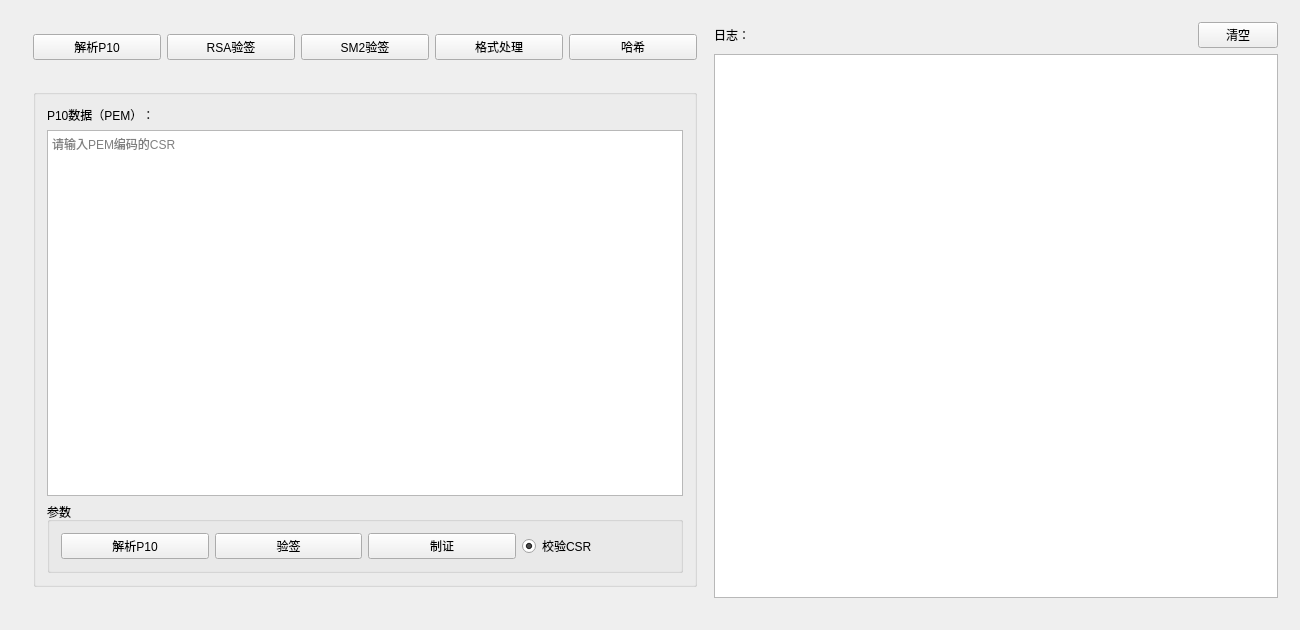
<?xml version="1.0" encoding="UTF-8"?>
<ui version="4.0">
 <class>MainWindow</class>
 <widget class="QMainWindow" name="MainWindow">
  <property name="geometry">
   <rect>
    <x>0</x>
    <y>0</y>
    <width>1300</width>
    <height>630</height>
   </rect>
  </property>
  <property name="sizePolicy">
   <sizepolicy hsizetype="Preferred" vsizetype="Preferred">
    <horstretch>0</horstretch>
    <verstretch>0</verstretch>
   </sizepolicy>
  </property>
  <property name="maximumSize">
   <size>
    <width>1300</width>
    <height>630</height>
   </size>
  </property>
  <property name="windowTitle">
   <string>MainWindow</string>
  </property>
  <widget class="QWidget" name="centralWidget">
   <property name="sizePolicy">
    <sizepolicy hsizetype="Preferred" vsizetype="Preferred">
     <horstretch>0</horstretch>
     <verstretch>0</verstretch>
    </sizepolicy>
   </property>
   <property name="maximumSize">
    <size>
     <width>1300</width>
     <height>620</height>
    </size>
   </property>
   <layout class="QGridLayout" name="gridLayout_22">
    <item row="0" column="0">
     <widget class="QWidget" name="widget_2" native="true">
      <property name="sizePolicy">
       <sizepolicy hsizetype="Preferred" vsizetype="Preferred">
        <horstretch>0</horstretch>
        <verstretch>0</verstretch>
       </sizepolicy>
      </property>
      <layout class="QGridLayout" name="gridLayout_21">
       <item row="0" column="0">
        <layout class="QGridLayout" name="gridLayout_23">
         <item row="0" column="0">
          <widget class="QWidget" name="widget" native="true">
           <property name="sizePolicy">
            <sizepolicy hsizetype="Preferred" vsizetype="Preferred">
             <horstretch>0</horstretch>
             <verstretch>0</verstretch>
            </sizepolicy>
           </property>
           <layout class="QHBoxLayout" name="horizontalLayout_4">
            <item>
             <widget class="QPushButton" name="btn_SwitchP10Page">
              <property name="text">
               <string>解析P10</string>
              </property>
             </widget>
            </item>
            <item>
             <widget class="QPushButton" name="btn_RSAVerify">
              <property name="text">
               <string>RSA验签</string>
              </property>
             </widget>
            </item>
            <item>
             <widget class="QPushButton" name="btn_SM2Verify">
              <property name="text">
               <string>SM2验签</string>
              </property>
             </widget>
            </item>
            <item>
             <widget class="QPushButton" name="btn_dataConversion">
              <property name="text">
               <string>格式处理</string>
              </property>
             </widget>
            </item>
            <item>
             <widget class="QPushButton" name="btn_hash">
              <property name="text">
               <string>哈希</string>
              </property>
             </widget>
            </item>
           </layout>
          </widget>
         </item>
         <item row="1" column="0">
          <widget class="QStackedWidget" name="stackedWidget">
           <property name="enabled">
            <bool>true</bool>
           </property>
           <property name="sizePolicy">
            <sizepolicy hsizetype="Expanding" vsizetype="Expanding">
             <horstretch>0</horstretch>
             <verstretch>0</verstretch>
            </sizepolicy>
           </property>
           <property name="minimumSize">
            <size>
             <width>600</width>
             <height>450</height>
            </size>
           </property>
           <property name="maximumSize">
            <size>
             <width>700</width>
             <height>520</height>
            </size>
           </property>
           <property name="currentIndex">
            <number>1</number>
           </property>
           <widget class="QWidget" name="page_hash">
            <layout class="QGridLayout" name="gridLayout_18" rowstretch="1">
             <item row="0" column="0">
              <widget class="QGroupBox" name="groupBox_5">
               <property name="title">
                <string/>
               </property>
               <layout class="QGridLayout" name="gridLayout_19">
                <item row="0" column="0">
                 <widget class="QLabel" name="label">
                  <property name="text">
                   <string>原文：</string>
                  </property>
                 </widget>
                </item>
                <item row="1" column="0">
                 <widget class="QTextEdit" name="textEdit_input2HashData"/>
                </item>
                <item row="2" column="0">
                 <layout class="QHBoxLayout" name="horizontalLayout_10">
                  <item>
                   <spacer name="horizontalSpacer">
                    <property name="orientation">
                     <enum>Qt::Horizontal</enum>
                    </property>
                    <property name="sizeHint" stdset="0">
                     <size>
                      <width>40</width>
                      <height>20</height>
                     </size>
                    </property>
                   </spacer>
                  </item>
                  <item>
                   <widget class="QLabel" name="label_28">
                    <property name="text">
                     <string>HASH算法</string>
                    </property>
                   </widget>
                  </item>
                  <item>
                   <widget class="QComboBox" name="comboBox_HashAlg">
                    <item>
                     <property name="text">
                      <string>SHA1</string>
                     </property>
                    </item>
                    <item>
                     <property name="text">
                      <string>SHA256</string>
                     </property>
                    </item>
                    <item>
                     <property name="text">
                      <string>SHA384</string>
                     </property>
                    </item>
                    <item>
                     <property name="text">
                      <string>SHA512</string>
                     </property>
                    </item>
                    <item>
                     <property name="text">
                      <string>SM3</string>
                     </property>
                    </item>
                    <item>
                     <property name="text">
                      <string>MD5</string>
                     </property>
                    </item>
                   </widget>
                  </item>
                  <item>
                   <widget class="QLabel" name="label_29">
                    <property name="text">
                     <string>数据格式</string>
                    </property>
                   </widget>
                  </item>
                  <item>
                   <widget class="QComboBox" name="comboBox_HashDataFromat">
                    <item>
                     <property name="text">
                      <string>HEX</string>
                     </property>
                    </item>
                    <item>
                     <property name="text">
                      <string>原文</string>
                     </property>
                    </item>
                   </widget>
                  </item>
                  <item>
                   <widget class="QPushButton" name="btn_ComputeHash">
                    <property name="text">
                     <string>计算hash</string>
                    </property>
                   </widget>
                  </item>
                  <item>
                   <spacer name="horizontalSpacer_2">
                    <property name="orientation">
                     <enum>Qt::Horizontal</enum>
                    </property>
                    <property name="sizeHint" stdset="0">
                     <size>
                      <width>40</width>
                      <height>20</height>
                     </size>
                    </property>
                   </spacer>
                  </item>
                 </layout>
                </item>
                <item row="3" column="0">
                 <layout class="QHBoxLayout" name="horizontalLayout_11">
                  <item>
                   <widget class="QLabel" name="label_30">
                    <property name="minimumSize">
                     <size>
                      <width>70</width>
                      <height>0</height>
                     </size>
                    </property>
                    <property name="text">
                     <string>Hash值：</string>
                    </property>
                    <property name="alignment">
                     <set>Qt::AlignRight|Qt::AlignTrailing|Qt::AlignVCenter</set>
                    </property>
                   </widget>
                  </item>
                  <item>
                   <widget class="QLineEdit" name="lineEdit_HashData"/>
                  </item>
                 </layout>
                </item>
               </layout>
              </widget>
             </item>
            </layout>
           </widget>
           <widget class="QWidget" name="page_p10">
            <layout class="QGridLayout" name="gridLayout_20">
             <item row="0" column="0">
              <widget class="QGroupBox" name="groupBox_6">
               <property name="title">
                <string/>
               </property>
               <layout class="QGridLayout" name="gridLayout_5">
                <item row="0" column="0">
                 <widget class="QLabel" name="label_3">
                  <property name="text">
                   <string>P10数据（PEM）：</string>
                  </property>
                 </widget>
                </item>
                <item row="1" column="0">
                 <widget class="QTextEdit" name="textEdit_ReqData">
                  <property name="placeholderText">
                   <string>请输入PEM编码的CSR</string>
                  </property>
                 </widget>
                </item>
                <item row="2" column="0">
                 <widget class="QGroupBox" name="groupBox_2">
                  <property name="title">
                   <string>参数</string>
                  </property>
                  <layout class="QGridLayout" name="gridLayout_3">
                   <item row="0" column="0">
                    <widget class="QPushButton" name="btn_ParseP10">
                     <property name="text">
                      <string>解析P10</string>
                     </property>
                    </widget>
                   </item>
                   <item row="0" column="1">
                    <widget class="QPushButton" name="btn_VerifyP10">
                     <property name="text">
                      <string>验签</string>
                     </property>
                    </widget>
                   </item>
                   <item row="0" column="2">
                    <widget class="QPushButton" name="btn_MakeCert">
                     <property name="text">
                      <string>制证</string>
                     </property>
                    </widget>
                   </item>
                   <item row="0" column="3">
                    <widget class="QRadioButton" name="radioButton_verify_csr">
                     <property name="text">
                      <string>校验CSR</string>
                     </property>
                     <property name="checked">
                      <bool>true</bool>
                     </property>
                    </widget>
                   </item>
                  </layout>
                 </widget>
                </item>
               </layout>
              </widget>
             </item>
            </layout>
           </widget>
           <widget class="QWidget" name="page_rsaVerify">
            <layout class="QGridLayout" name="gridLayout_7" rowstretch="1,0,2,0">
             <item row="0" column="0">
              <widget class="QWidget" name="widget_3" native="true">
               <layout class="QGridLayout" name="gridLayout_2" rowstretch="1,0,1">
                <item row="0" column="0">
                 <widget class="QLabel" name="label_6">
                  <property name="minimumSize">
                   <size>
                    <width>70</width>
                    <height>0</height>
                   </size>
                  </property>
                  <property name="text">
                   <string>N值：</string>
                  </property>
                  <property name="alignment">
                   <set>Qt::AlignRight|Qt::AlignTrailing|Qt::AlignVCenter</set>
                  </property>
                 </widget>
                </item>
                <item row="0" column="1">
                 <widget class="QTextEdit" name="textEdit_RSA_N">
                  <property name="maximumSize">
                   <size>
                    <width>16777215</width>
                    <height>16777215</height>
                   </size>
                  </property>
                  <property name="html">
                   <string>&lt;!DOCTYPE HTML PUBLIC &quot;-//W3C//DTD HTML 4.0//EN&quot; &quot;http://www.w3.org/TR/REC-html40/strict.dtd&quot;&gt;
&lt;html&gt;&lt;head&gt;&lt;meta name=&quot;qrichtext&quot; content=&quot;1&quot; /&gt;&lt;style type=&quot;text/css&quot;&gt;
p, li { white-space: pre-wrap; }
&lt;/style&gt;&lt;/head&gt;&lt;body style=&quot; font-family:'Noto Sans CJK SC'; font-size:10.5pt; font-weight:400; font-style:normal;&quot;&gt;
&lt;p style=&quot;-qt-paragraph-type:empty; margin-top:0px; margin-bottom:0px; margin-left:0px; margin-right:0px; -qt-block-indent:0; text-indent:0px;&quot;&gt;&lt;br /&gt;&lt;/p&gt;&lt;/body&gt;&lt;/html&gt;</string>
                  </property>
                 </widget>
                </item>
                <item row="1" column="0">
                 <widget class="QLabel" name="label_7">
                  <property name="minimumSize">
                   <size>
                    <width>70</width>
                    <height>0</height>
                   </size>
                  </property>
                  <property name="text">
                   <string>E值：</string>
                  </property>
                  <property name="alignment">
                   <set>Qt::AlignRight|Qt::AlignTrailing|Qt::AlignVCenter</set>
                  </property>
                 </widget>
                </item>
                <item row="1" column="1">
                 <widget class="QLineEdit" name="lineEdit_RSA_E">
                  <property name="text">
                   <string>010001</string>
                  </property>
                 </widget>
                </item>
                <item row="2" column="0">
                 <widget class="QLabel" name="label_8">
                  <property name="minimumSize">
                   <size>
                    <width>70</width>
                    <height>0</height>
                   </size>
                  </property>
                  <property name="text">
                   <string>签名值：</string>
                  </property>
                  <property name="alignment">
                   <set>Qt::AlignRight|Qt::AlignTrailing|Qt::AlignVCenter</set>
                  </property>
                 </widget>
                </item>
                <item row="2" column="1">
                 <widget class="QTextEdit" name="textEdit_RsaCiphertextData">
                  <property name="maximumSize">
                   <size>
                    <width>16777215</width>
                    <height>16777215</height>
                   </size>
                  </property>
                 </widget>
                </item>
               </layout>
              </widget>
             </item>
             <item row="1" column="0">
              <layout class="QHBoxLayout" name="horizontalLayout">
               <item>
                <spacer name="horizontalSpacer_3">
                 <property name="orientation">
                  <enum>Qt::Horizontal</enum>
                 </property>
                 <property name="sizeHint" stdset="0">
                  <size>
                   <width>68</width>
                   <height>33</height>
                  </size>
                 </property>
                </spacer>
               </item>
               <item>
                <widget class="QLabel" name="label_14">
                 <property name="text">
                  <string>HASH</string>
                 </property>
                </widget>
               </item>
               <item>
                <widget class="QComboBox" name="comboBox_rsa_sign_hash_type"/>
               </item>
               <item>
                <widget class="QPushButton" name="btn_RSAPubDec">
                 <property name="text">
                  <string>公钥解密</string>
                 </property>
                </widget>
               </item>
               <item>
                <widget class="QPushButton" name="btn_RSARemovePadding">
                 <property name="text">
                  <string>PKCS1去填充</string>
                 </property>
                </widget>
               </item>
               <item>
                <spacer name="horizontalSpacer_4">
                 <property name="orientation">
                  <enum>Qt::Horizontal</enum>
                 </property>
                 <property name="sizeHint" stdset="0">
                  <size>
                   <width>308</width>
                   <height>20</height>
                  </size>
                 </property>
                </spacer>
               </item>
              </layout>
             </item>
             <item row="2" column="0">
              <widget class="QWidget" name="widget_4" native="true">
               <layout class="QGridLayout" name="gridLayout_6" rowstretch="2,1,1" rowminimumheight="0,0,0">
                <item row="0" column="0">
                 <widget class="QLabel" name="label_9">
                  <property name="minimumSize">
                   <size>
                    <width>70</width>
                    <height>0</height>
                   </size>
                  </property>
                  <property name="text">
                   <string>原文：</string>
                  </property>
                  <property name="alignment">
                   <set>Qt::AlignRight|Qt::AlignTrailing|Qt::AlignVCenter</set>
                  </property>
                 </widget>
                </item>
                <item row="0" column="1">
                 <widget class="QTextEdit" name="textEdit_RsaOriginalData">
                  <property name="maximumSize">
                   <size>
                    <width>16777215</width>
                    <height>16777215</height>
                   </size>
                  </property>
                 </widget>
                </item>
                <item row="1" column="0">
                 <widget class="QLabel" name="label_20">
                  <property name="minimumSize">
                   <size>
                    <width>70</width>
                    <height>0</height>
                   </size>
                  </property>
                  <property name="text">
                   <string>解密数据：</string>
                  </property>
                  <property name="alignment">
                   <set>Qt::AlignRight|Qt::AlignTrailing|Qt::AlignVCenter</set>
                  </property>
                 </widget>
                </item>
                <item row="1" column="1">
                 <widget class="QTextEdit" name="textEdit_RsaDecData">
                  <property name="maximumSize">
                   <size>
                    <width>16777215</width>
                    <height>16777215</height>
                   </size>
                  </property>
                 </widget>
                </item>
                <item row="2" column="0">
                 <widget class="QLabel" name="label_22">
                  <property name="minimumSize">
                   <size>
                    <width>70</width>
                    <height>0</height>
                   </size>
                  </property>
                  <property name="text">
                   <string>去补位：</string>
                  </property>
                  <property name="alignment">
                   <set>Qt::AlignRight|Qt::AlignTrailing|Qt::AlignVCenter</set>
                  </property>
                 </widget>
                </item>
                <item row="2" column="1">
                 <widget class="QTextEdit" name="textEdit_RsaDecData_2">
                  <property name="maximumSize">
                   <size>
                    <width>16777215</width>
                    <height>16777215</height>
                   </size>
                  </property>
                 </widget>
                </item>
               </layout>
              </widget>
             </item>
             <item row="3" column="0">
              <layout class="QHBoxLayout" name="horizontalLayout_3">
               <item>
                <widget class="QLabel" name="label_10">
                 <property name="text">
                  <string/>
                 </property>
                </widget>
               </item>
               <item>
                <spacer name="horizontalSpacer_5">
                 <property name="orientation">
                  <enum>Qt::Horizontal</enum>
                 </property>
                 <property name="sizeHint" stdset="0">
                  <size>
                   <width>40</width>
                   <height>20</height>
                  </size>
                 </property>
                </spacer>
               </item>
               <item>
                <widget class="QPushButton" name="btn_RsaVetify">
                 <property name="text">
                  <string>验签</string>
                 </property>
                </widget>
               </item>
              </layout>
             </item>
            </layout>
           </widget>
           <widget class="QWidget" name="page_sm2Verify">
            <layout class="QGridLayout" name="gridLayout_11">
             <item row="4" column="1">
              <layout class="QHBoxLayout" name="horizontalLayout_6">
               <item>
                <widget class="QPushButton" name="pushButton_5">
                 <property name="text">
                  <string>计算Z值</string>
                 </property>
                </widget>
               </item>
               <item>
                <widget class="QPushButton" name="btn_sm2Verify">
                 <property name="text">
                  <string>验签</string>
                 </property>
                </widget>
               </item>
              </layout>
             </item>
             <item row="0" column="0" colspan="2">
              <layout class="QGridLayout" name="gridLayout">
               <item row="0" column="0">
                <widget class="QLabel" name="xLabel">
                 <property name="layoutDirection">
                  <enum>Qt::RightToLeft</enum>
                 </property>
                 <property name="text">
                  <string>X值：</string>
                 </property>
                 <property name="alignment">
                  <set>Qt::AlignRight|Qt::AlignTrailing|Qt::AlignVCenter</set>
                 </property>
                </widget>
               </item>
               <item row="0" column="1">
                <widget class="QLineEdit" name="xLineEdit">
                 <property name="text">
                  <string/>
                 </property>
                 <property name="placeholderText">
                  <string>请输入16进制字符串</string>
                 </property>
                </widget>
               </item>
               <item row="0" column="2">
                <widget class="QLabel" name="label_x_leng">
                 <property name="minimumSize">
                  <size>
                   <width>25</width>
                   <height>0</height>
                  </size>
                 </property>
                 <property name="maximumSize">
                  <size>
                   <width>25</width>
                   <height>16777215</height>
                  </size>
                 </property>
                 <property name="text">
                  <string>0</string>
                 </property>
                 <property name="alignment">
                  <set>Qt::AlignRight|Qt::AlignTrailing|Qt::AlignVCenter</set>
                 </property>
                </widget>
               </item>
               <item row="1" column="0">
                <widget class="QLabel" name="yLabel">
                 <property name="layoutDirection">
                  <enum>Qt::RightToLeft</enum>
                 </property>
                 <property name="text">
                  <string>Y值：</string>
                 </property>
                 <property name="alignment">
                  <set>Qt::AlignRight|Qt::AlignTrailing|Qt::AlignVCenter</set>
                 </property>
                </widget>
               </item>
               <item row="1" column="1">
                <widget class="QLineEdit" name="yLineEdit">
                 <property name="text">
                  <string/>
                 </property>
                 <property name="placeholderText">
                  <string>请输入16进制字符串</string>
                 </property>
                </widget>
               </item>
               <item row="1" column="2">
                <widget class="QLabel" name="label_y_leng">
                 <property name="minimumSize">
                  <size>
                   <width>25</width>
                   <height>0</height>
                  </size>
                 </property>
                 <property name="maximumSize">
                  <size>
                   <width>25</width>
                   <height>16777215</height>
                  </size>
                 </property>
                 <property name="text">
                  <string>0</string>
                 </property>
                 <property name="alignment">
                  <set>Qt::AlignRight|Qt::AlignTrailing|Qt::AlignVCenter</set>
                 </property>
                </widget>
               </item>
               <item row="2" column="0">
                <widget class="QLabel" name="userIDLabel">
                 <property name="text">
                  <string>用户ID</string>
                 </property>
                </widget>
               </item>
               <item row="2" column="1">
                <widget class="QLineEdit" name="userIDLineEdit">
                 <property name="text">
                  <string>31323334353637383132333435363738</string>
                 </property>
                 <property name="placeholderText">
                  <string>请输入16进制字符串</string>
                 </property>
                </widget>
               </item>
               <item row="2" column="2">
                <widget class="QLabel" name="label_id_leng">
                 <property name="minimumSize">
                  <size>
                   <width>25</width>
                   <height>0</height>
                  </size>
                 </property>
                 <property name="maximumSize">
                  <size>
                   <width>25</width>
                   <height>16777215</height>
                  </size>
                 </property>
                 <property name="text">
                  <string>0</string>
                 </property>
                 <property name="alignment">
                  <set>Qt::AlignRight|Qt::AlignTrailing|Qt::AlignVCenter</set>
                 </property>
                </widget>
               </item>
               <item row="3" column="0">
                <widget class="QLabel" name="xLabel_2">
                 <property name="layoutDirection">
                  <enum>Qt::RightToLeft</enum>
                 </property>
                 <property name="text">
                  <string>R值：</string>
                 </property>
                 <property name="alignment">
                  <set>Qt::AlignRight|Qt::AlignTrailing|Qt::AlignVCenter</set>
                 </property>
                </widget>
               </item>
               <item row="3" column="1">
                <widget class="QLineEdit" name="rLineEdit">
                 <property name="text">
                  <string/>
                 </property>
                 <property name="placeholderText">
                  <string>请输入16进制字符串</string>
                 </property>
                </widget>
               </item>
               <item row="3" column="2">
                <widget class="QLabel" name="label_r_leng">
                 <property name="minimumSize">
                  <size>
                   <width>25</width>
                   <height>0</height>
                  </size>
                 </property>
                 <property name="maximumSize">
                  <size>
                   <width>25</width>
                   <height>16777215</height>
                  </size>
                 </property>
                 <property name="text">
                  <string>0</string>
                 </property>
                 <property name="alignment">
                  <set>Qt::AlignRight|Qt::AlignTrailing|Qt::AlignVCenter</set>
                 </property>
                </widget>
               </item>
               <item row="4" column="0">
                <widget class="QLabel" name="yLabel_2">
                 <property name="layoutDirection">
                  <enum>Qt::RightToLeft</enum>
                 </property>
                 <property name="text">
                  <string>S值：</string>
                 </property>
                 <property name="alignment">
                  <set>Qt::AlignRight|Qt::AlignTrailing|Qt::AlignVCenter</set>
                 </property>
                </widget>
               </item>
               <item row="4" column="1">
                <widget class="QLineEdit" name="sLineEdit">
                 <property name="text">
                  <string/>
                 </property>
                 <property name="placeholderText">
                  <string>请输入16进制字符串</string>
                 </property>
                </widget>
               </item>
               <item row="4" column="2">
                <widget class="QLabel" name="label_s_leng">
                 <property name="minimumSize">
                  <size>
                   <width>25</width>
                   <height>0</height>
                  </size>
                 </property>
                 <property name="maximumSize">
                  <size>
                   <width>25</width>
                   <height>16777215</height>
                  </size>
                 </property>
                 <property name="text">
                  <string>0</string>
                 </property>
                 <property name="alignment">
                  <set>Qt::AlignRight|Qt::AlignTrailing|Qt::AlignVCenter</set>
                 </property>
                </widget>
               </item>
              </layout>
             </item>
             <item row="1" column="0">
              <widget class="QLabel" name="label_13">
               <property name="text">
                <string>原文</string>
               </property>
              </widget>
             </item>
             <item row="1" column="1">
              <widget class="QTextEdit" name="textEdit_3">
               <property name="html">
                <string>&lt;!DOCTYPE HTML PUBLIC &quot;-//W3C//DTD HTML 4.0//EN&quot; &quot;http://www.w3.org/TR/REC-html40/strict.dtd&quot;&gt;
&lt;html&gt;&lt;head&gt;&lt;meta name=&quot;qrichtext&quot; content=&quot;1&quot; /&gt;&lt;style type=&quot;text/css&quot;&gt;
p, li { white-space: pre-wrap; }
&lt;/style&gt;&lt;/head&gt;&lt;body style=&quot; font-family:'Noto Sans CJK SC'; font-size:10.5pt; font-weight:400; font-style:normal;&quot;&gt;
&lt;p style=&quot;-qt-paragraph-type:empty; margin-top:0px; margin-bottom:0px; margin-left:0px; margin-right:0px; -qt-block-indent:0; text-indent:0px;&quot;&gt;&lt;br /&gt;&lt;/p&gt;&lt;/body&gt;&lt;/html&gt;</string>
               </property>
               <property name="placeholderText">
                <string/>
               </property>
              </widget>
             </item>
             <item row="3" column="1">
              <widget class="QGroupBox" name="groupBox">
               <property name="title">
                <string>原文数据类型</string>
               </property>
               <layout class="QGridLayout" name="gridLayout_8">
                <item row="0" column="0">
                 <widget class="QCheckBox" name="checkBox_hash_data">
                  <property name="text">
                   <string>HASH值</string>
                  </property>
                 </widget>
                </item>
                <item row="0" column="1">
                 <widget class="QCheckBox" name="checkBox_hex_data">
                  <property name="text">
                   <string>16进制字符串</string>
                  </property>
                 </widget>
                </item>
                <item row="0" column="2">
                 <widget class="QCheckBox" name="checkBox_no_zvalue">
                  <property name="text">
                   <string>不带Z值</string>
                  </property>
                 </widget>
                </item>
               </layout>
              </widget>
             </item>
            </layout>
           </widget>
           <widget class="QWidget" name="page_dataConversion">
            <layout class="QVBoxLayout" name="verticalLayout_2">
             <item>
              <widget class="QLabel" name="label_11">
               <property name="text">
                <string>输入</string>
               </property>
              </widget>
             </item>
             <item>
              <widget class="QTextEdit" name="dataConversionInput"/>
             </item>
             <item>
              <layout class="QHBoxLayout" name="horizontalLayout_5">
               <item>
                <widget class="QPushButton" name="btn_HexToBase64">
                 <property name="text">
                  <string>Hex转Base64</string>
                 </property>
                </widget>
               </item>
               <item>
                <widget class="QPushButton" name="btn_Base64ToHex">
                 <property name="text">
                  <string>Base64转Hex</string>
                 </property>
                </widget>
               </item>
               <item>
                <widget class="QPushButton" name="btn_StringToHex">
                 <property name="text">
                  <string>文本转Hex</string>
                 </property>
                </widget>
               </item>
               <item>
                <widget class="QPushButton" name="pushButton">
                 <property name="text">
                  <string>文本转Base64</string>
                 </property>
                </widget>
               </item>
              </layout>
             </item>
             <item>
              <widget class="QLabel" name="label_12">
               <property name="text">
                <string>输出</string>
               </property>
              </widget>
             </item>
             <item>
              <widget class="QTextEdit" name="dataConversionOutput"/>
             </item>
            </layout>
           </widget>
          </widget>
         </item>
        </layout>
       </item>
       <item row="0" column="1">
        <layout class="QGridLayout" name="gridLayout_4">
         <item row="0" column="0">
          <widget class="QLabel" name="label_2">
           <property name="text">
            <string>日志：</string>
           </property>
          </widget>
         </item>
         <item row="0" column="1">
          <spacer name="horizontalSpacer_6">
           <property name="orientation">
            <enum>Qt::Horizontal</enum>
           </property>
           <property name="sizeHint" stdset="0">
            <size>
             <width>40</width>
             <height>20</height>
            </size>
           </property>
          </spacer>
         </item>
         <item row="0" column="2">
          <widget class="QPushButton" name="btn_clear_log">
           <property name="text">
            <string>清空</string>
           </property>
          </widget>
         </item>
         <item row="1" column="0" colspan="3">
          <widget class="QTextEdit" name="textEdit_log"/>
         </item>
        </layout>
       </item>
      </layout>
     </widget>
    </item>
   </layout>
  </widget>
 </widget>
 <layoutdefault spacing="6" margin="11"/>
 <resources/>
 <connections/>
</ui>
